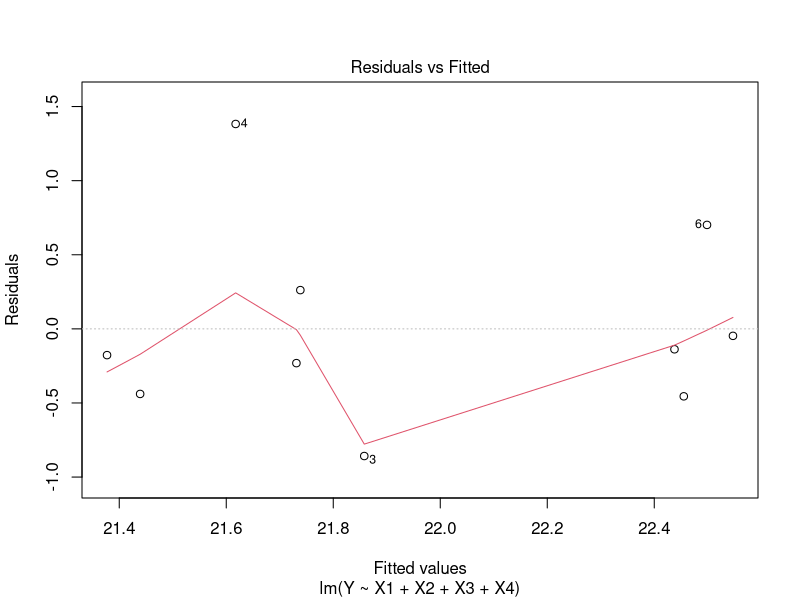
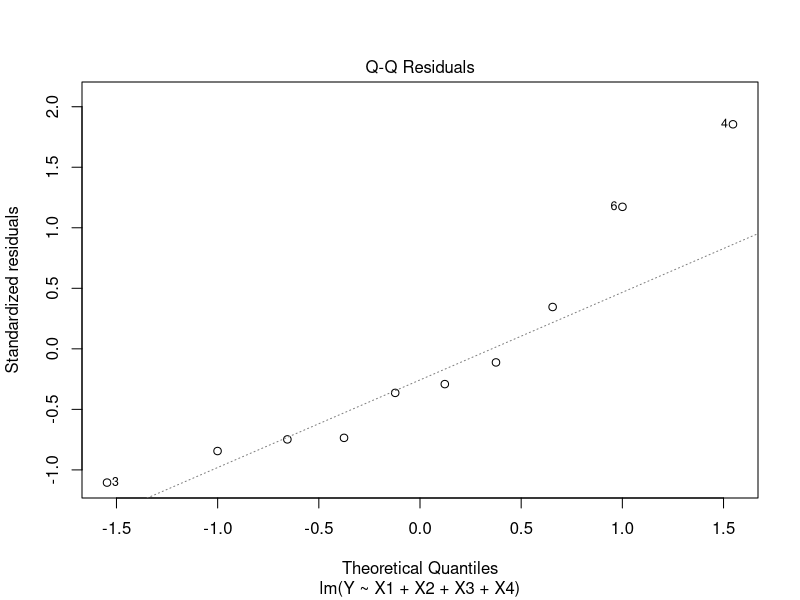
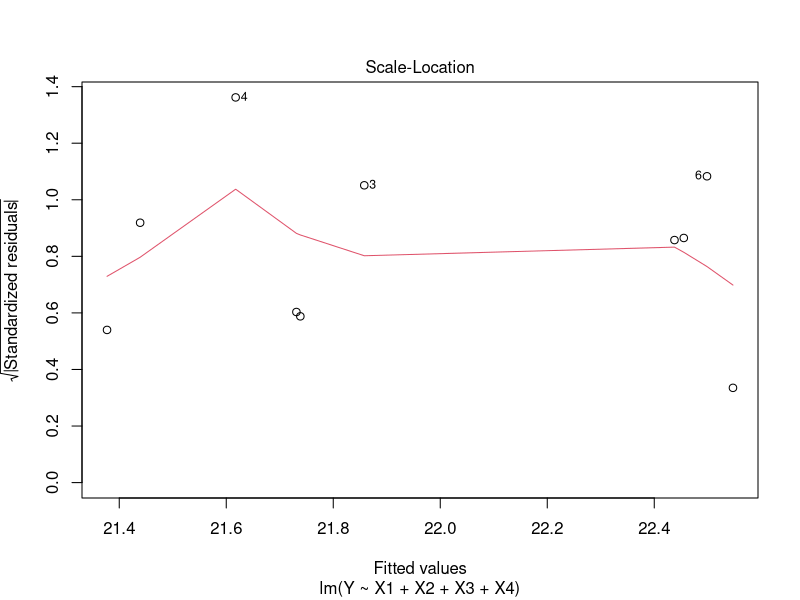
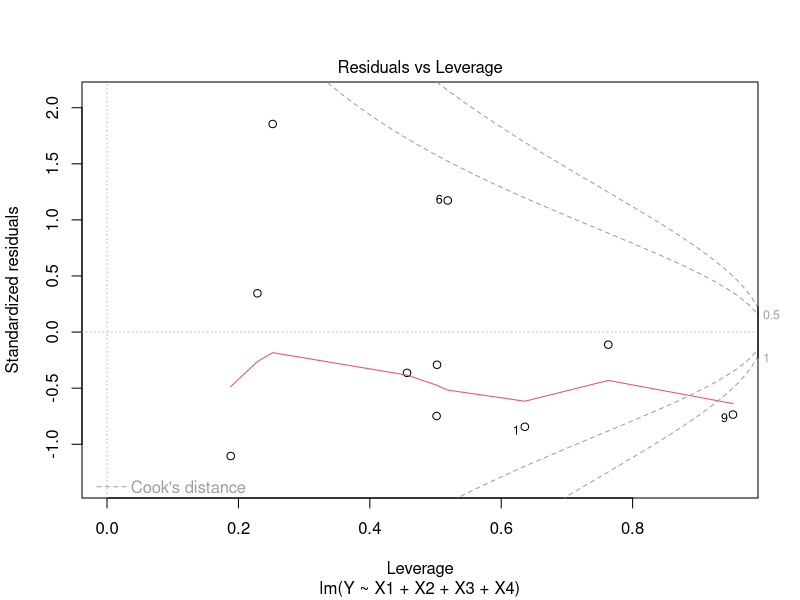
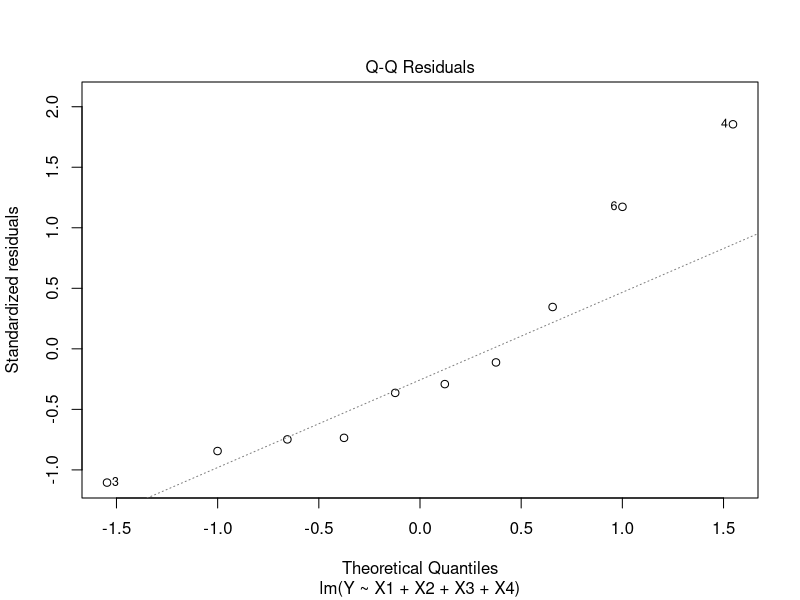

Write R code to recreate these figures, in order. (Note: this script raises an error after producing the figures.)
Y = c(21.0,22.0,21.0,23.0,21.2,23.2,21.5,22.0,22.3,22.5) 
X1 = c(2.3,2.5,2.6,2.5,2.4,2.1,2.0,2.2,2.3,2.9) 
X2 = c(3.1,3.2,3.3,3.4,3.5,3.6,3.8,3.9,3.2,3.3) 
X3 = c( 4.1,4.2,4.3,4.4,4.5,4.6,4.6,4.8,4.9,4.2) 
X4 = c(5,6,7,8,9,1,5,4,2,6)

MLR = lm(Y ~ X1 + X2 + X3 + X4)
summary(MLR)

plot(MLR)


library(caTools)
library(car)
library(quantmod)
library(MASS)
library(corrplot)

#Residuals = resid(MLR)

plot(MLR, 2)
shapiro.test(Residuals)
